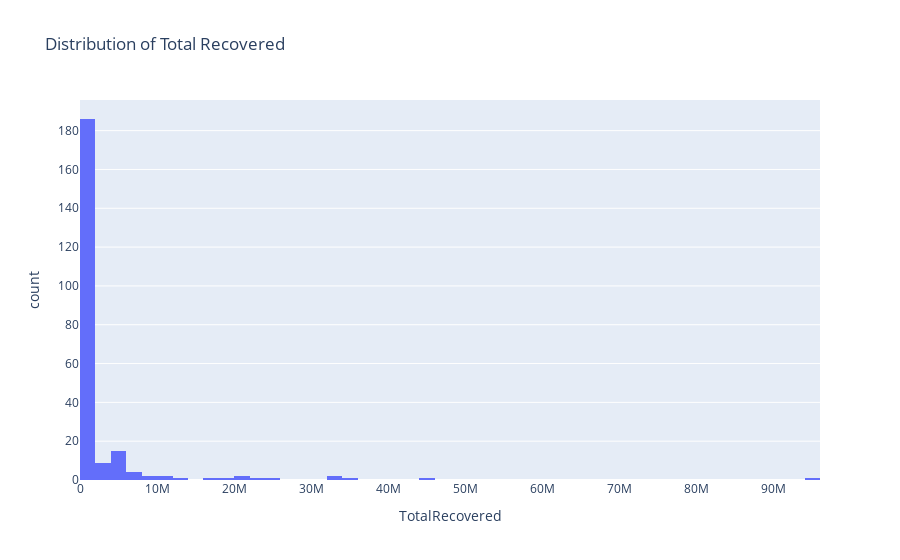

Here is the notebook cell this chart was saved with:
### Code cell
# Plot the distribution of Total Recovered
fig = px.histogram(df, x='TotalRecovered', title="Distribution of Total Recovered")
fig.show()

### Figure 1 — Plotly figure (JSON) as saved in the notebook; plotly's stock layout.template omitted (floating-point values rounded to 4 significant figures; data arrays with more than 128 entries replaced by an {"elided": "..."} marker saying what was removed)
{"data": [{"alignmentgroup": "True", "bingroup": "x", "hovertemplate": "TotalRecovered=%{x}<br>count=%{y}<extra></extra>", "legendgroup": "", "marker": {"color": "#636efa", "pattern": {"shape": ""}}, "name": "", "offsetgroup": "", "orientation": "v", "showlegend": false, "type": "histogram", "x": {"elided": "230 int values"}, "xaxis": "x", "yaxis": "y"}], "layout": {"barmode": "relative", "legend": {"tracegroupgap": 0}, "title": {"text": "Distribution of Total Recovered"}, "xaxis": {"anchor": "y", "domain": [0, 1], "title": {"text": "TotalRecovered"}}, "yaxis": {"anchor": "x", "domain": [0, 1], "title": {"text": "count"}}}}
